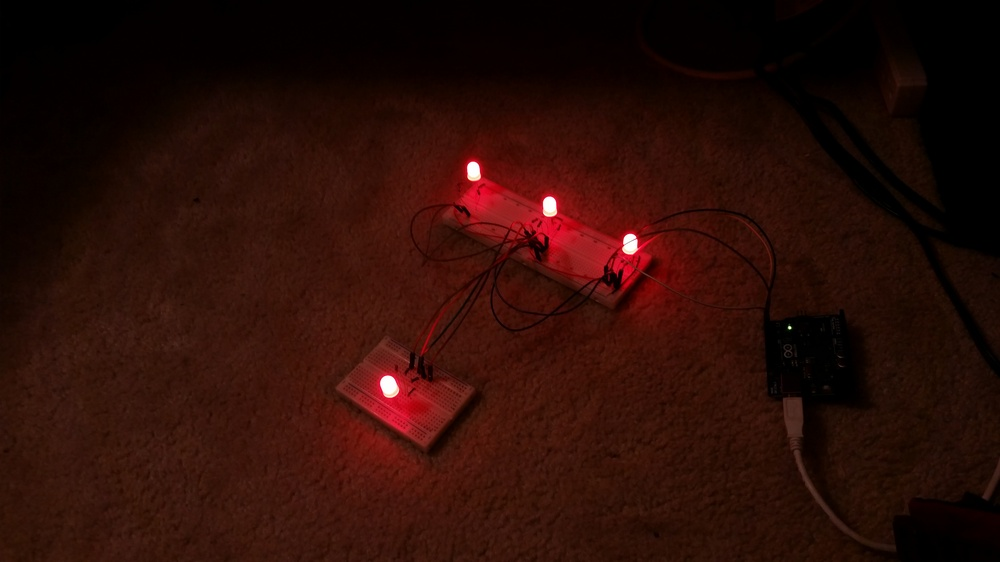
#> input picture imagProc/TestImages/Side/red.jpg, 1000 x 562 px, shrunk from 5312 x 2988 before the run
$ python calibrate.py ../TestImages/Side/red.jpg
#> lines starting #> are read from the running program, lines starting #| are printed output that depends on the picture
from __future__ import print_function

import numpy as np
import cv2

# local modules
from common import splitfn

# built-in modules
import os


USAGE = '''
USAGE: calib.py [--save <filename>] [--debug <output path>] [--square_size] [<image mask>]
'''


if __name__ == '__main__':
    import sys
    import getopt
    from glob import glob

    args, img_mask = getopt.getopt(sys.argv[1:], '', ['save=', 'debug=', 'square_size='])
    args = dict(args)
    try:
        img_mask = img_mask[0]
    except:
        img_mask = '../data/left*.jpg'

    img_names = glob(img_mask)
    debug_dir = args.get('--debug')
    square_size = float(args.get('--square_size', 1.0))

    pattern_size = (9, 6)
    pattern_points = np.zeros( (np.prod(pattern_size), 3), np.float32 )
    pattern_points[:,:2] = np.indices(pattern_size).T.reshape(-1, 2)
    pattern_points *= square_size

    obj_points = []
    img_points = []
    h, w = 0, 0
    for fn in img_names:
        print('processing %s...' % fn,)
        img = cv2.imread(fn, 0)
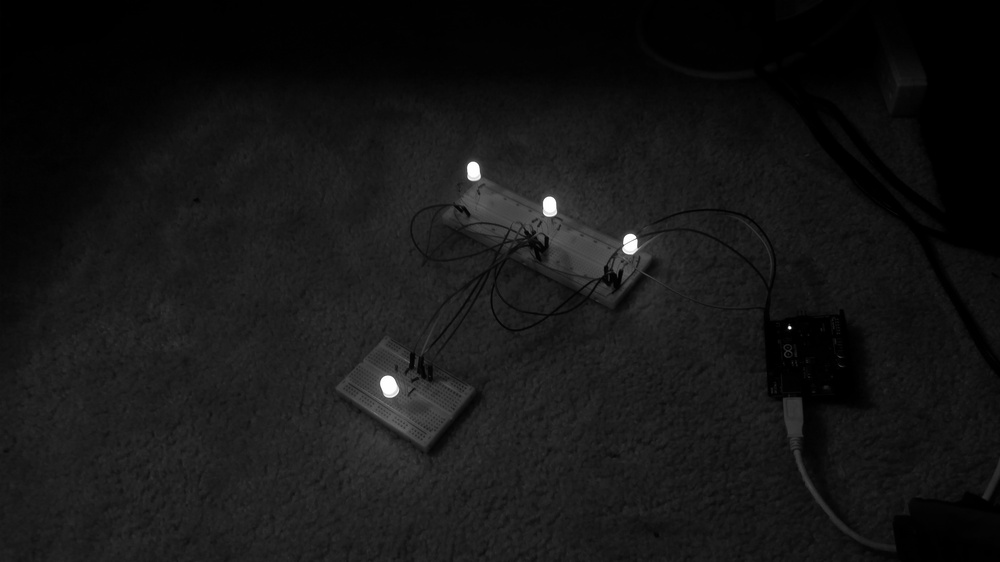
#> img: shape (562, 1000); min 0, max 255, mean 21.6
        if img is None:
          print("Failed to load", fn)
          continue

        h, w = img.shape[:2]
#> h = 562; w = 1000
        found, corners = cv2.findChessboardCorners(img, pattern_size)
#> found = False; corners = None
        if found:
            term = ( cv2.TERM_CRITERIA_EPS + cv2.TERM_CRITERIA_COUNT, 30, 0.1 )
            cv2.cornerSubPix(img, corners, (5, 5), (-1, -1), term)
        if debug_dir:
            vis = cv2.cvtColor(img, cv2.COLOR_GRAY2BGR)
            cv2.drawChessboardCorners(vis, pattern_size, corners, found)
            path, name, ext = splitfn(fn)
            cv2.imwrite('%s/%s_chess.bmp' % (debug_dir, name), vis)
        if not found:
            print('chessboard not found')
            continue
        img_points.append(corners.reshape(-1, 2))
        obj_points.append(pattern_points)

        print('ok')

#> (the run stopped early here; a loop or call above may not have finished)

$ run again, with imagProc/TestImages/Side/purple.jpg copied over imagProc/TestImages/Side/red.jpg
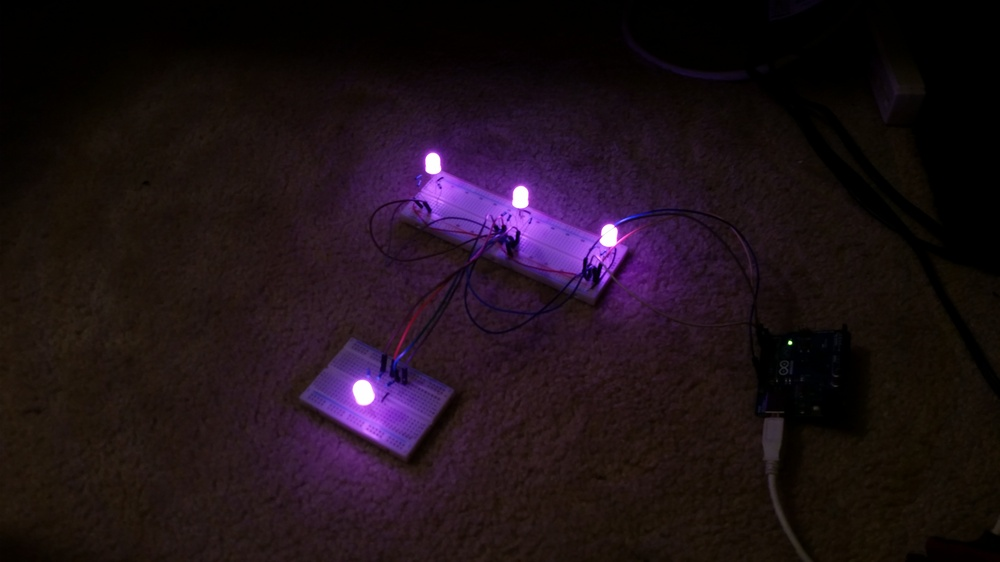
#> input picture imagProc/TestImages/Side/purple.jpg, 1000 x 562 px, shrunk from 5312 x 2988 before the run
#> `img = cv2.imread(fn, 0)`:
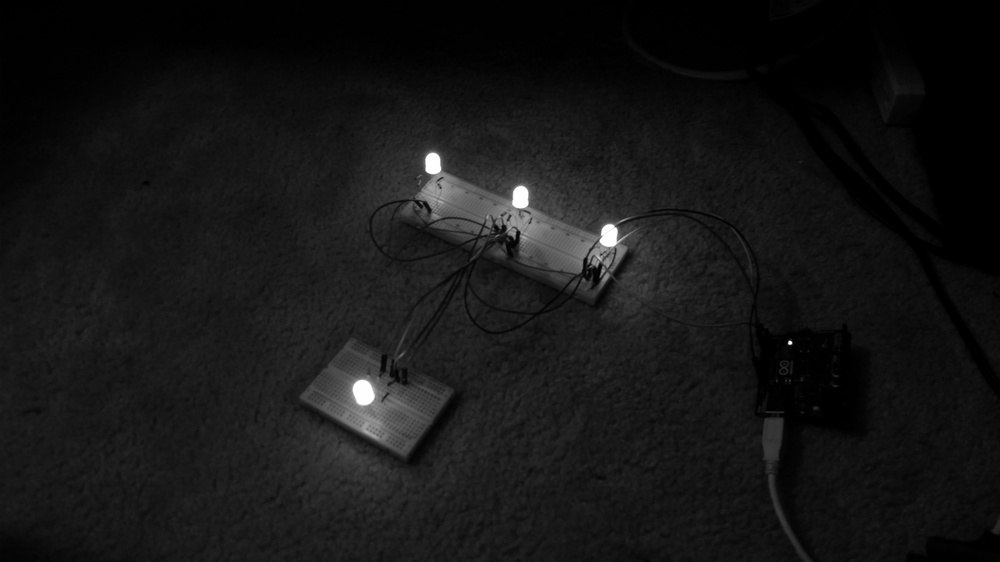
#> img: shape (562, 1000); min 0, max 255, mean 21.8
#> found = False; corners = None

$ run again, with imagProc/TestImages/Side/purple2.jpg copied over imagProc/TestImages/Side/red.jpg
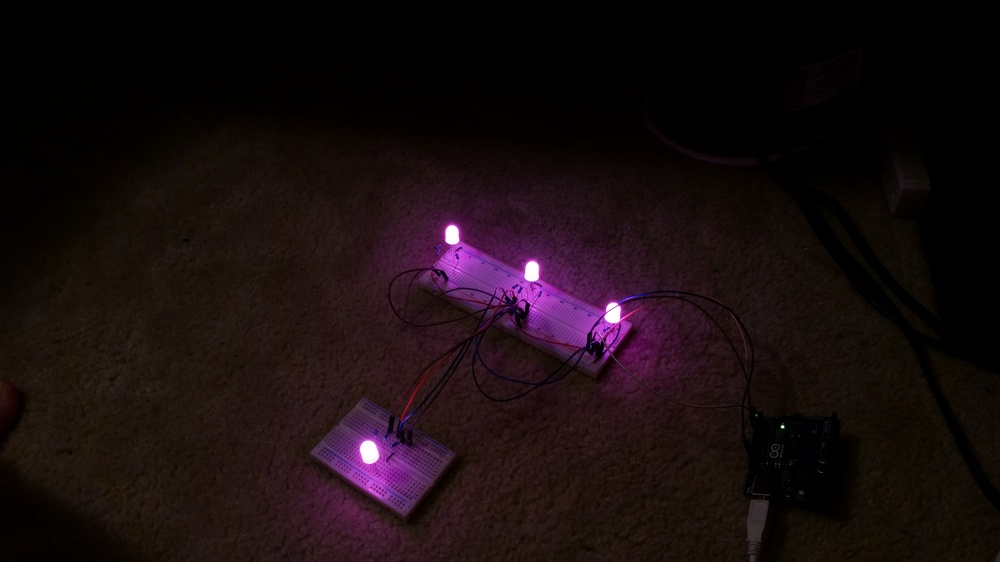
#> input picture imagProc/TestImages/Side/purple2.jpg, 1000 x 562 px, shrunk from 5312 x 2988 before the run
#> `img = cv2.imread(fn, 0)`:
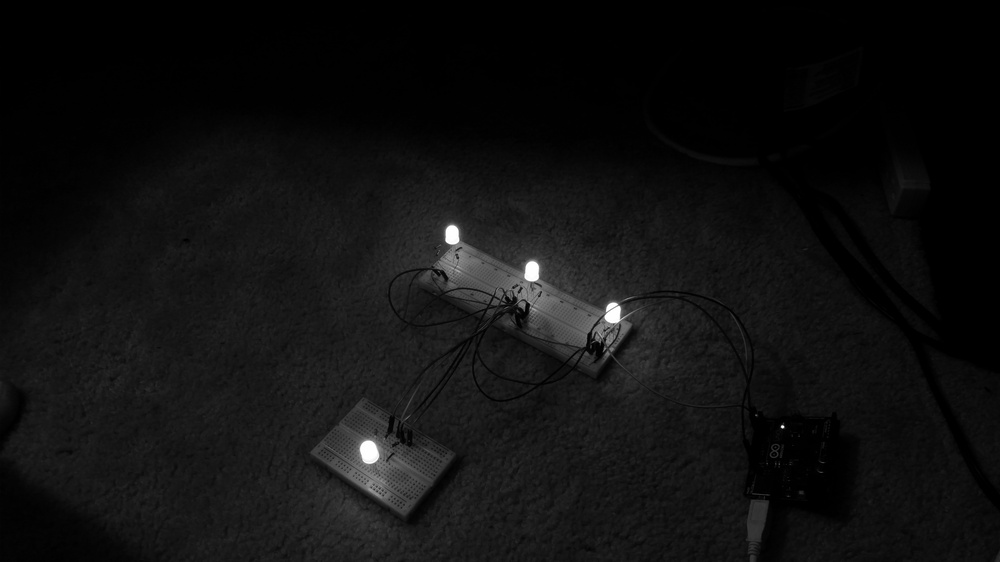
#> img: shape (562, 1000); min 0, max 255, mean 16.3
#> found = False; corners = None
